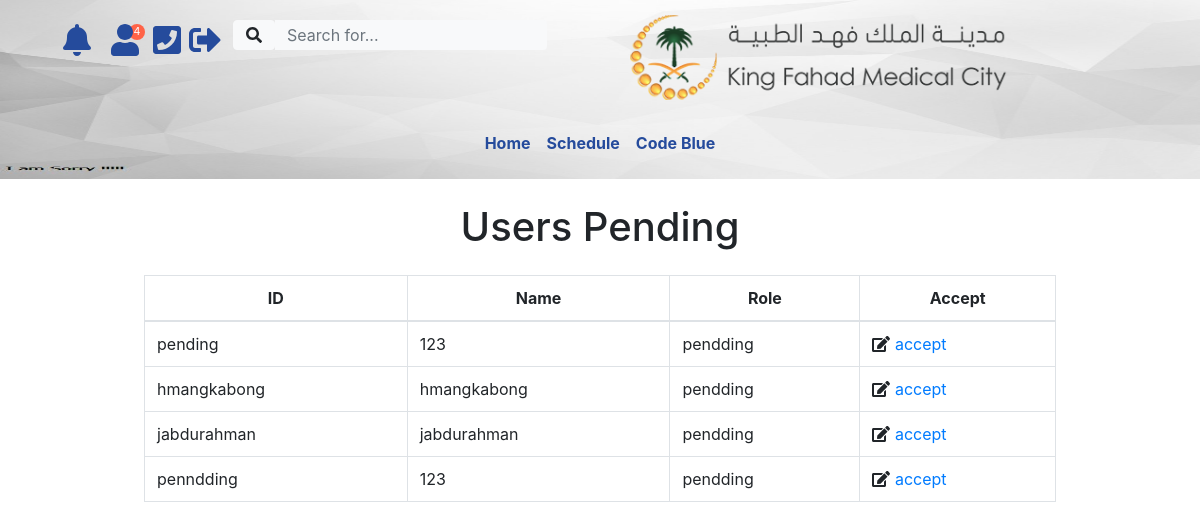
/newemployee.php (signed in), run on the app's committed database.
### tables this page shows
CREATE TABLE IF NOT EXISTS `users` (
  `id` int(11) NOT NULL AUTO_INCREMENT,
  `user_name` varchar(50) NOT NULL,
  `password` varchar(255) NOT NULL,
  `role` enum('user','admin','pendding') DEFAULT 'pendding',
  `note` varchar(255) NOT NULL,
  `name` varchar(255) NOT NULL,
  `email` varchar(255) NOT NULL,
  PRIMARY KEY (`id`),
  UNIQUE KEY `user_name` (`user_name`)
);

### newemployee.php (the view, shortened to what this page needs)
<?php include 'header.php' ;
include  'adminonly.php';?>
<section class="container" >
    <h1 class="my-4" style="text-align: center">
        Users Pending
    </h1>
    <div class="row">
        <div style="padding-left: 10%;width: 90%">
            <div class="box">
                <div class="box-body ">
                    <table id="example2" class="table table-responsive-md table-bordered table-hover">
                        <thead>
                        <tr>
                            <th style="text-align: center">ID</th>
                            <th style="text-align: center">Name</th>
                            <th style="text-align: center">Role </th>
                            <th style="text-align: center">Accept </th>
                        </tr>
                        </thead>
                        <tbody>
                        <?php
                        $cn1=mysqli_connect(Host,UN,PW,DBname);
                        $rslt1=mysqli_query($cn1,"select * from users WHERE role = 'pendding'");
                        while($arr1=mysqli_fetch_array($rslt1))
                        {
                            $cnm=$arr1[0];
                            ?>
                            <tr>
                                <td><?php echo "$arr1[1]"; ?></td>
                                <td><?php echo "$arr1[2]"; ?></td>
                                <td><?php echo "$arr1[3]"; ?></td>
                                <td><?php echo "<i class=\"fa fa-edit\"></i> <a  href='process/accept.php?cnm=$cnm'>accept</a>"; ?></td>
                            </tr>
                        <?php }?>
                    </table>
                </div>
            </div>
        </div>
    </div>
</section>

### data on the page
users: user_name "pending", password "123", role "pendding"
users: user_name "hmangkabong", password "hmangkabong", role "pendding"
users: user_name "jabdurahman", password "jabdurahman", role "pendding"
users: user_name "penndding", password "123", role "pendding"

### other printed values
$newusers "4"
